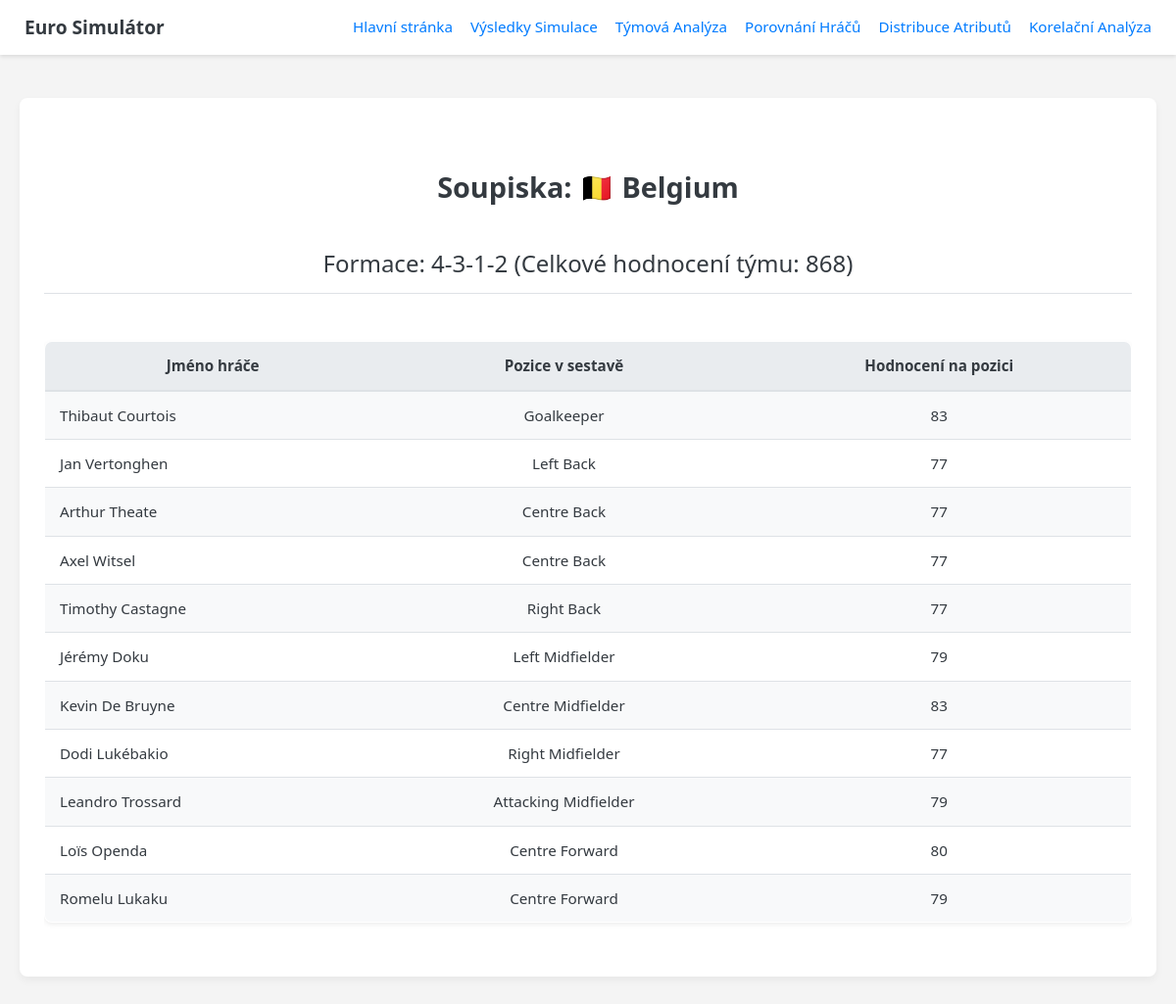
/tym/Belgium, run on the app's committed database.
### tables this page shows
CREATE TABLE "rosters" (
"nationality" TEXT,
  "player_name" TEXT,
  "assigned_position" TEXT,
  "overall_rating_in_position" INTEGER,
  "formation_name" TEXT
);

### app/routes.py (the view)
@app.route("/tym/<team_name>")
def team_roster(team_name):
    conn = get_db()
    players_list = []
    formation_name = "N/A"
    total_team_rating = 0
    try:
        cursor = conn.execute(
            "SELECT player_name, assigned_position, overall_rating_in_position, formation_name FROM rosters WHERE nationality = ?",
            (team_name,),
        )
        roster_data_raw = [dict(row) for row in cursor.fetchall()]
        if not roster_data_raw:
            abort(404)
        formation_name = roster_data_raw[0]["formation_name"]
        total_team_rating = sum(
            p["overall_rating_in_position"] for p in roster_data_raw
        )
        if formation_name in formations:
            pos_map = {pos: i for i, pos in enumerate(formations[formation_name])}
            players_list = sorted(
                roster_data_raw, key=lambda p: pos_map.get(p["assigned_position"], 99)
            )
        else:
            players_list = sorted(roster_data_raw, key=lambda p: p["player_name"])
    except Exception as e:
        logging.error(f"Error reading roster for {team_name}: {e}")
        abort(500)
    return render_template(
        "team_roster.html",
        title=f"Soupiska - {team_name}",
        team_name=team_name,
        formation_name=formation_name,
        players=players_list,
        total_team_rating=total_team_rating,
    )

### app/routes.py (called while the page is built)
def get_flag_emoji(country_name):
    code = COUNTRY_CODES.get(country_name)
    if not code or len(code) != 2:
        if country_name == "England":
            return "🏴󠁧󠁢󠁥󠁮󠁧󠁿"
        if country_name == "Scotland":
            return "🏴󠁧󠁢󠁳󠁣󠁴󠁿"
        return "🏳️"
    return chr(ord("🇦") + ord(code[0]) - ord("A")) + chr(
        ord("🇦") + ord(code[1]) - ord("A")
    )

def get_database_path():
    if "BASE_DIR" not in app.config:
        app.config["BASE_DIR"] = os.path.dirname(
            os.path.dirname(os.path.abspath(__file__))
        )
    return os.path.join(app.config["BASE_DIR"], "data", "database.db")

def get_db():
    if "db" not in g:
        db_path = get_database_path()
        try:
            g.db = sqlite3.connect(db_path)
            g.db.row_factory = sqlite3.Row
            logging.info(f"DB connection successful to {db_path}")
        except sqlite3.Error as e:
            logging.error(f"DB connection error: {e}")
            abort(500)
    return g.db

@app.context_processor
def utility_processor():
    return dict(get_flag_emoji=get_flag_emoji)

### app/templates/team_roster.html (shortened to what this page needs)
<!doctype html>
<html>
<head>
</head>
<body>
    <nav class="nav-bar">
        <div class="nav-title">Euro Simulátor</div>
        <div class="nav-links" id="navLinks">
            <a href="{{ url_for('index') }}" class="{{ 'active' if active_page == 'index' }}">Hlavní stránka</a>
            <a href="{{ url_for('simulation_results') }}" class="{{ 'active' if active_page == 'simulation' }}">Výsledky
                Simulace</a>
            <a href="{{ url_for('descriptive_analysis') }}" class="{{ 'active' if active_page == 'analysis' }}">Týmová
                Analýza</a>
            <a href="{{ url_for('player_comparison') }}" class="{{ 'active' if active_page == 'comparison' }}">Porovnání
                Hráčů</a>
            <a href="{{ url_for('attribute_distributions') }}"
                class="{{ 'active' if active_page == 'distributions' }}">Distribuce Atributů</a>
            <a href="{{ url_for('correlation_analysis') }}"
                class="{{ 'active' if active_page == 'correlation' }}">Korelační Analýza</a>
        </div>
    </nav>
    <div class="container">
        <h1>Soupiska: {{ get_flag_emoji(team_name) }} {{ team_name }}</h1>
        <h2>Formace: {{ formation_name }} (Celkové hodnocení týmu: {{ total_team_rating }})</h2>
        {% if players %}
        <div class="table-responsive">
            <table>
                <thead>
                    <tr>
                        <th>Jméno hráče</th>
                        <th>Pozice v sestavě</th>
                        <th>Hodnocení na pozici</th>
                    </tr>
                </thead>
                <tbody>
                    {% for player in players %}
                    <tr>
                        <td>{{ player.player_name }}</td>
                        <td class="center">{{ player.assigned_position }}</td>
                        <td class="center">{{ player.overall_rating_in_position }}</td>
                    </tr>
                    {% endfor %}
                </tbody>
            </table>
        </div>
        {% else %}
        <p class="info-message">Pro tento tým nebyla nalezena žádná soupiska.</p>
        {% endif %}
    </div>
</body>
</html>

### app/templates/team_roster.html (style rules this page uses)
:root { --primary-color: #007bff; --primary-hover: #0056b3; --secondary-color: #6c757d; --secondary-hover: #5a6268; --light-bg: #f8f9fa; --border-color: #dee2e6; --text-color: #343a40; --text-muted: #6c757d; --card-bg: #ffffff; --header-bg: #e9ecef; --success-color: #28a745; --danger-color: #dc3545; --stat-better: #28a745; --stat-worse: #dc3545; --stat-max: #17a2b8; --stat-min: #ffc107; --link-color: #007bff; --link-hover: #0056b3; }
body { font-family: system-ui, -apple-system, BlinkMacSystemFont, 'Segoe UI', Roboto, Oxygen, Ubuntu, Cantarell, 'Open Sans', 'Helvetica Neue', sans-serif; margin: 0; padding: 20px; line-height: 1.6; background-color: #f4f4f4; color: var(--text-color); position: relative; padding-top: 80px; }
.container { max-width: 1200px; margin: 20px auto; padding: 25px; background-color: var(--card-bg); border-radius: 8px; box-shadow: 0 4px 8px rgba(0, 0, 0, 0.05); }
h1, h2, h3, h4 { color: var(--text-color); margin-top: 1.5em; margin-bottom: 0.8em; font-weight: 600; }
h1 { text-align: center; margin-bottom: 1em; font-size: 1.8em; }
h2 { text-align: center; margin-bottom: 1.2em; font-size: 1.5em; font-weight: 500; border-bottom: 1px solid var(--border-color); padding-bottom: 10px; }
a { color: var(--link-color); text-decoration: none; }
.nav-bar { position: fixed; top: 0; left: 0; right: 0; background-color: white; box-shadow: 0 2px 4px rgba(0, 0, 0, 0.1); z-index: 1000; padding: 10px 25px; display: flex; justify-content: space-between; align-items: center; transition: transform 0.3s ease-in-out; flex-wrap: wrap; }
.nav-title { font-weight: 600; font-size: 1.2em; color: var(--text-color); flex-grow: 1; }
.nav-links { display: flex; align-items: center; }
.nav-links a { margin-left: 18px; color: var(--primary-color); text-decoration: none; font-weight: 500; font-size: 0.95em; padding: 5px 0; border-bottom: 2px solid transparent; transition: border-color 0.2s ease, background-color 0.2s ease, color 0.2s ease; white-space: nowrap; }
table { border-collapse: collapse; width: 100%; margin: 20px auto 30px auto; background-color: var(--card-bg); box-shadow: 0 2px 5px rgba(0, 0, 0, 0.07); border-radius: 8px; overflow: hidden; border: 1px solid var(--border-color); font-size: 0.95em; }
th, td { border: none; border-bottom: 1px solid var(--border-color); padding: 12px 15px; text-align: left; vertical-align: middle; }
th { background-color: var(--header-bg); font-weight: 600; color: var(--text-color); border-bottom-width: 2px; text-align: center; }
tbody tr:last-child td { border-bottom: none; }
tbody tr:nth-child(odd) { background-color: var(--light-bg); }
td.center, th.center { text-align: center; }
.table-responsive { overflow-x: auto; }

### data on the page
rosters: formation_name "4-3-1-2", player_name "Thibaut Courtois", assigned_position "Goalkeeper", overall_rating_in_position "83"
rosters: player_name "Jan Vertonghen", assigned_position "Left Back", overall_rating_in_position "77"
rosters: player_name "Arthur Theate", assigned_position "Centre Back", overall_rating_in_position "77"
rosters: player_name "Axel Witsel", assigned_position "Centre Back", overall_rating_in_position "77"
rosters: player_name "Timothy Castagne", assigned_position "Right Back", overall_rating_in_position "77"
rosters: player_name "Jérémy Doku", assigned_position "Left Midfielder", overall_rating_in_position "79"
rosters: player_name "Kevin De Bruyne", assigned_position "Centre Midfielder", overall_rating_in_position "83"
rosters: player_name "Dodi Lukébakio", assigned_position "Right Midfielder", overall_rating_in_position "77"
rosters: player_name "Leandro Trossard", assigned_position "Attacking Midfielder", overall_rating_in_position "79"
rosters: player_name "Loïs Openda", assigned_position "Centre Forward", overall_rating_in_position "80"
rosters: player_name "Romelu Lukaku", assigned_position "Centre Forward", overall_rating_in_position "79"

### other printed values
{{ get_flag_emoji(team_name) }} "🇧🇪"
{{ team_name }} "Belgium"
{{ total_team_rating }} "868"
